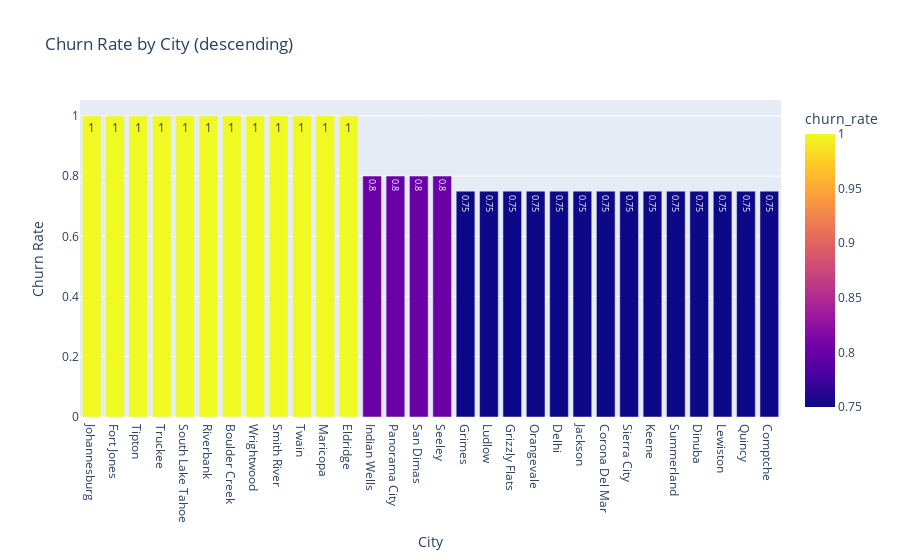

The notebook cell saved with this chart:
### Code cell
fig = px.bar(city_churn.sort_values(by='churn_rate', ascending=False).head(30),
             x='city', y= 'churn_rate', title='Churn Rate by City (descending)', text ='churn_rate', color='churn_rate')
fig.update_layout(
    xaxis_title="City",
    yaxis_title="Churn Rate"
)
fig.show()

### Figure 1 — Plotly figure (JSON) as saved in the notebook; plotly's stock layout.template omitted (floating-point values rounded to 4 significant figures)
{"data": [{"hovertemplate": "city=%{x}<br>churn_rate=%{marker.color}<extra></extra>", "legendgroup": "", "marker": {"color": [1.0, 1.0, 1.0, 1.0, 1.0, 1.0, 1.0, 1.0, 1.0, 1.0, 1.0, 1.0, 0.8, 0.8, 0.8, 0.8, 0.75, 0.75, 0.75, 0.75, 0.75, 0.75, 0.75, 0.75, 0.75, 0.75, 0.75, 0.75, 0.75, 0.75], "coloraxis": "coloraxis", "pattern": {"shape": ""}}, "name": "", "orientation": "v", "showlegend": false, "text": [1.0, 1.0, 1.0, 1.0, 1.0, 1.0, 1.0, 1.0, 1.0, 1.0, 1.0, 1.0, 0.8, 0.8, 0.8, 0.8, 0.75, 0.75, 0.75, 0.75, 0.75, 0.75, 0.75, 0.75, 0.75, 0.75, 0.75, 0.75, 0.75, 0.75], "textposition": "auto", "type": "bar", "x": ["Johannesburg", "Fort Jones", "Tipton", "Truckee", "South Lake Tahoe", "Riverbank", "Boulder Creek", "Wrightwood", "Smith River", "Twain", "Maricopa", "Eldridge", "Indian Wells", "Panorama City", "San Dimas", "Seeley", "Grimes", "Ludlow", "Grizzly Flats", "Orangevale", "Delhi", "Jackson", "Corona Del Mar", "Sierra City", "Keene", "Summerland", "Dinuba", "Lewiston", "Quincy", "Comptche"], "xaxis": "x", "y": [1.0, 1.0, 1.0, 1.0, 1.0, 1.0, 1.0, 1.0, 1.0, 1.0, 1.0, 1.0, 0.8, 0.8, 0.8, 0.8, 0.75, 0.75, 0.75, 0.75, 0.75, 0.75, 0.75, 0.75, 0.75, 0.75, 0.75, 0.75, 0.75, 0.75], "yaxis": "y"}], "layout": {"barmode": "relative", "coloraxis": {"colorbar": {"title": {"text": "churn_rate"}}, "colorscale": [[0, "#0d0887"], [0.1111, "#46039f"], [0.2222, "#7201a8"], [0.3333, "#9c179e"], [0.4444, "#bd3786"], [0.5556, "#d8576b"], [0.6667, "#ed7953"], [0.7778, "#fb9f3a"], [0.8889, "#fdca26"], [1, "#f0f921"]]}, "legend": {"tracegroupgap": 0}, "title": {"text": "Churn Rate by City (descending)"}, "xaxis": {"anchor": "y", "domain": [0, 1], "title": {"text": "City"}}, "yaxis": {"anchor": "x", "domain": [0, 1], "title": {"text": "Churn Rate"}}}}
